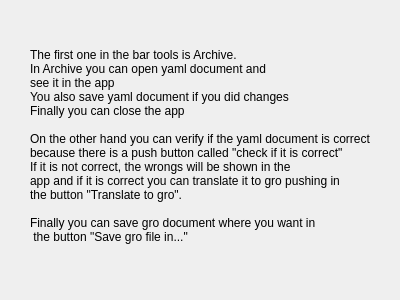
<?xml version="1.0" encoding="UTF-8"?>
<ui version="4.0">
 <class>FormAyuda</class>
 <widget class="QWidget" name="FormAyuda">
  <property name="geometry">
   <rect>
    <x>0</x>
    <y>0</y>
    <width>400</width>
    <height>300</height>
   </rect>
  </property>
  <property name="windowTitle">
   <string>Help</string>
  </property>
  <widget class="QLabel" name="label">
   <property name="geometry">
    <rect>
     <x>30</x>
     <y>30</y>
     <width>371</width>
     <height>231</height>
    </rect>
   </property>
   <property name="text">
    <string>The first one in the bar tools is Archive. 
In Archive you can open yaml document and
see it in the app
You also save yaml document if you did changes
Finally you can close the app

On the other hand you can verify if the yaml document is correct 
because there is a push button called &quot;check if it is correct&quot;
If it is not correct, the wrongs will be shown in the 
app and if it is correct you can translate it to gro pushing in 
the button &quot;Translate to gro&quot;.

Finally you can save gro document where you want in
 the button &quot;Save gro file in...&quot;</string>
   </property>
   <property name="textFormat">
    <enum>Qt::PlainText</enum>
   </property>
  </widget>
 </widget>
 <resources/>
 <connections/>
</ui>
